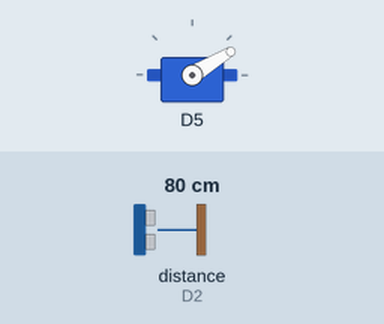
The sketch below on a simulated ESP8266 (NodeMCU). Parts: servo. Wiring (inferred from the names in the program): ultrasonic range finder: trigger D8; echo D2. Inputs (shaded band) come from the test bench; at power-on: distance to the obstacle (sensor on D2) 80 cm. The echo pulse lasts 58.3 µs per cm; WiFi joins after 1.5 s; servers stay silent unless stated; no MQTT or app messages arrive unless stated; what the sketch prints to the serial monitor is not drawn.

Above: at 2.7 s.
2.8 s: distance to the obstacle (sensor on D2) set to 2 cm
At 3.25 s:
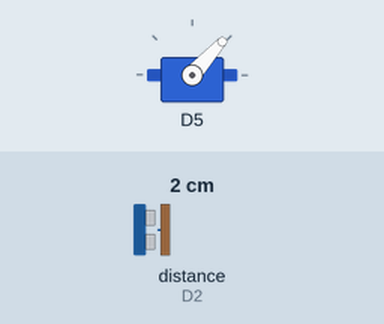
5.8 s: distance to the obstacle (sensor on D2) set to 250 cm
At 8.11 s:
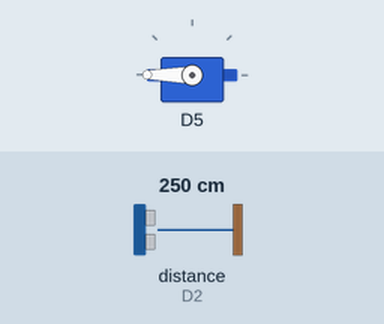
8.8 s: distance to the obstacle (sensor on D2) set to 4 cm
At 9.28 s:
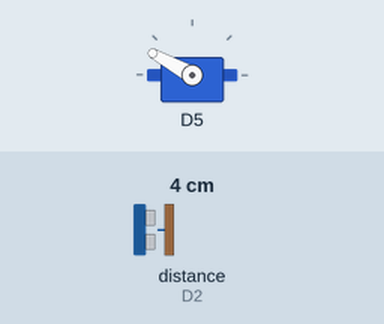
Timing chart, 0 to 17.8 s (numbered marks = the images above; inputs shaded):
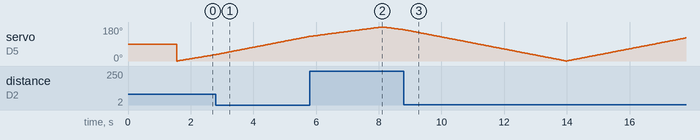

The sketch:

Project.ino
```cpp
#include <Servo.h>
#include <ESP8266WiFi.h>
#include <PubSubClient.h>
#include <SimpleKalmanFilter.h>
#define trigPin  D8
#define echoPin  D2
const char* ssid = "";
const char* password = "";
const char* mqtt_server = "broker.hivemq.com";

WiFiClient esp8266device;
PubSubClient client(esp8266device);
Servo myServo;
SimpleKalmanFilter kalmanFilter(2, 2, 0.01);

struct point{
  int distance = 0;
  int angle = 0;
}point1,point2;

long duration;
int distance;
char dis[20];
char angle[20];
char len[20];
//char shapenum[20];
char mqtt_send[80];
int index_counter = 0;
static bool firstPoint = true;
static int shapeNumber = 1;
int length = 0;

void setup() {
  pinMode(trigPin, OUTPUT);
  pinMode(echoPin, INPUT);
  Serial.begin(9600);
  myServo.attach(D13);
  WiFi.begin(ssid, password);
  while (WiFi.status() != WL_CONNECTED) {
   Serial.print(".");
  }
  client.setServer(mqtt_server, 1883);
}
void loop() {
    if (!client.connected()) {
    reconnect();
  }
  if(!client.loop())
    client.connect("device1");
  for(int i=0;i<=180;i++){
  myServo.write(i);
  delay(30);
  distance = int(kalmanFilter.updateEstimate(calculateDistance()));
  calculateLength(distance,i);
  Serial.print(i); // Sends the current degree into the Serial Port
  Serial.print(","); // Sends addition character right next to the previous value needed later in the Processing IDE for indexing
  Serial.print(distance); // Sends the distance value into the Serial Port
  Serial.print("."); // Sends addition character right next to the previous value needed later in the Processing IDE for indexing
  dis[0] = '\0';
  angle[0] = '\0';
  itoa(distance,dis,10);
  itoa(i,angle,10);
  mqtt_send[0] = '\0';
  index_counter = 0;
  for (int j = 0; angle[j] != '\0'; j++) {
    mqtt_send[index_counter] = angle[j];
    index_counter++ ;
  }
  mqtt_send[index_counter] = ',';
  index_counter++ ;
  for (int j = 0; dis[j] != '\0'; j++) {
    mqtt_send[index_counter] = dis[j];
    index_counter++;
  }
  mqtt_send[index_counter] = '.';
  index_counter++;
  client.publish("radar",mqtt_send);
  }
  // Repeats the previous lines from 165 to 15 degrees
  for(int i=180;i>0;i--){
  myServo.write(i);
  delay(30);
  distance = int(kalmanFilter.updateEstimate(calculateDistance()));
  calculateLength(distance,i);
  Serial.print(myServo.read());
  Serial.print(",");
  Serial.print(distance);
  Serial.print(".");
  dis[0] = '\0';
  angle[0] = '\0';
  itoa(distance,dis,10);
  itoa(i,angle,10);
    mqtt_send[0] = '\0';
  index_counter = 0;
  for (int j = 0; angle[j] != '\0'; j++) {
    mqtt_send[index_counter] = angle[j];
    index_counter++ ;
  }
  mqtt_send[index_counter] = ',';
  index_counter++ ;
  for (int j = 0; dis[j] != '\0'; j++) {
    mqtt_send[index_counter] = dis[j];
    index_counter++;
  }
  mqtt_send[index_counter] = '.';
  index_counter++;
  client.publish("radar",mqtt_send);
  }

}
// Function for calculating the distance measured by the Ultrasonic sensor
int calculateDistance(){
  int distance;
  digitalWrite(trigPin, LOW);
  delayMicroseconds(2);
  // Sets the trigPin on HIGH state for 10 micro seconds
  digitalWrite(trigPin, HIGH);
  delayMicroseconds(10);
  digitalWrite(trigPin, LOW);
  duration = pulseIn(echoPin, HIGH); // Reads the echoPin, returns the sound wave travel time in microseconds
  distance= duration*0.034/2;
  return distance;
}

void reconnect() {
  while (!client.connected()) {
    if (client.connect("device1")) {
    }
  }
}
void calculateLength(int distance, int i) {
 if ((distance < 41) && firstPoint) {
    point1.distance = distance;
    point1.angle = i;
    //initialDistance = distance; // Store the initial distance
    firstPoint = false;
  } else {
    // Calculate the percentage change from the initial distance
    //double percentChange = (distance - initialDistance) / static_cast<double>(initialDistance) * 100;
    if (distance - point1.distance >= 5) { // Adjust the threshold percentage as needed
      length = int(sqrt((point1.distance * point1.distance) + (point2.distance * point2.distance) - (2 * point2.distance * point1.distance * abs(cos(abs(point2.angle - point1.angle))))));

      itoa(length,len,10);
      //itoa(shapeNumber,shapenum,10);
      client.publish("radar/SahpeLength",len);
      //client.publish("radar/ShapeNumber",shapenum);
      shapeNumber++;
      firstPoint = true;
    }
    point2.distance = distance;
    point2.angle = i;
  }
 }
```
